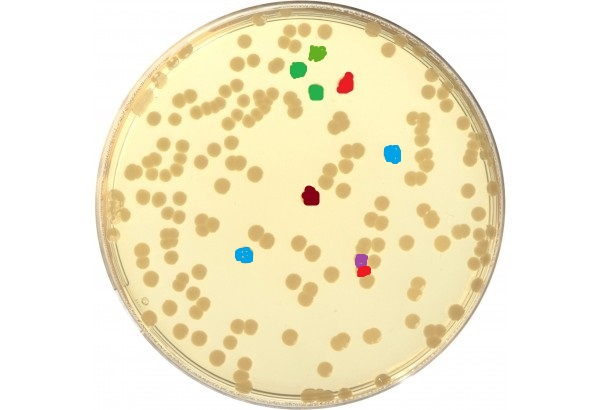
#> input picture GIAO_DIEN/ImgSource/bacteria_test_1.jpg, 600 x 410 px, found by its file name
$ python main_3.py   (older library calls are emulated)
#> lines starting #> are read from the running program, lines starting #| are printed output that depends on the picture; after the words box and inside, x2 and y2 are one past the last pixel; in counts of white or black regions, pixels touching at a corner belong together
#> further down, image0 is the input picture: shape (410, 600, 3); mean B, G, R 208.7, 236.4, 244.4
from enum import unique
from math import floor
import cv2
import numpy as np
from skimage.feature import peak_local_max
from skimage.segmentation import watershed
from scipy import ndimage
from collections import Counter
import matplotlib.pyplot as plt
import sys
from PIL import Image, ImageDraw

from sklearn.cluster import KMeans

np.set_printoptions(threshold = sys.maxsize)


MIN_BACTERIA_SIZE = 20
OFFSET_BETWEEN_CLUSTER = 5 #[H]ue distance
DEFAULT_CLUSTER_NUMBER = 7 #7 basic colors

def estimate_cluster_number_by_offset(kmeans):
    unique_clusters = []

    total_cluster_center_number = len(kmeans.cluster_centers_)
    print ("Kmeans ID: ", kmeans.cluster_centers_)
    checkpoints = [False] * total_cluster_center_number

    for i in range(total_cluster_center_number):

        if checkpoints[i]:
            continue  #true

        checkpoints[i] = True

        current_cluster_center = kmeans.cluster_centers_[i] #vitri
        unique_clusters.append(current_cluster_center)

        for j in range(total_cluster_center_number):
            checking_cluster_center = kmeans.cluster_centers_[j]

            if checkpoints[j]:
                continue

            dist = np.linalg.norm(current_cluster_center - checking_cluster_center)
            if dist <= OFFSET_BETWEEN_CLUSTER:
                checkpoints[j] = True

    return len(unique_clusters)

def KMeansFunction(BacteriaHsvColors):
    global OFFSET_BETWEEN_CLUSTER, DEFAULT_CLUSTER_NUMBER

    kmeans = KMeans(n_clusters=DEFAULT_CLUSTER_NUMBER, random_state=0).fit(BacteriaHsvColors)

    valid_cluster_number = estimate_cluster_number_by_offset(kmeans)
    print("estimate valid cluster number:")
    print(valid_cluster_number)

    kmeans = KMeans(n_clusters=valid_cluster_number, random_state=0).fit(BacteriaHsvColors)

    pred_label = kmeans.predict(BacteriaHsvColors)
    return pred_label

def kmeans_display(X, label):
    K = np.amax(label) + 1

    plt.plot(X[:, 0], X[:, 1], 'b^', markersize=4, alpha=.8)

    plt.axis('equal')
    plt.plot()
    plt.show()

def detectAndTrimDisk(image, padding_size):

#> called with padding_size = 20
    minRadius = 0
    maxRadius = image.shape[1] #image width
#> maxRadius = 600
    minDist = 100

    gray = cv2.cvtColor(image, cv2.COLOR_BGR2GRAY)
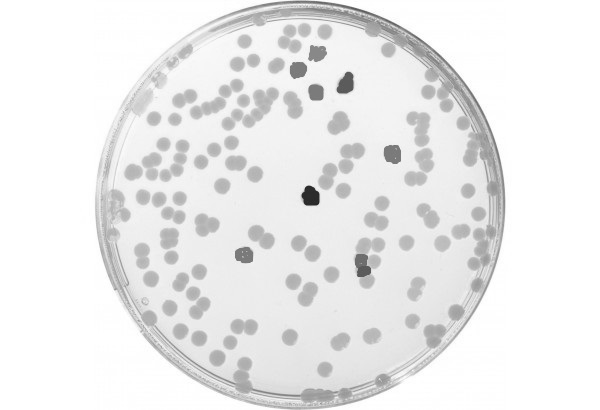
#> gray: shape (410, 600); min 35, max 255, mean 235.6

    circles = cv2.HoughCircles(gray, cv2.HOUGH_GRADIENT, 1, minDist=minDist,minRadius=minRadius, maxRadius=maxRadius)
#> circles = [[300.5, 204.5, 201.7]]

    biggestRadius = 0
    biggestCenter = (0,0)

    if circles is not None:
        circles = np.uint16(np.around(circles))
#> circles = [[300, 204, 202]]
        for i in circles[0,:]:
            if i[2] > biggestRadius:
                biggestRadius = i[2]
                biggestCenter = (i[0], i[1])
#> this loop made 1 pass
#> (i, biggestRadius) on pass 1: ([300, 204, 202], 202)
#> after the loop, biggestRadius = 202

    mask = np.zeros_like(image)

    cv2.circle(mask, biggestCenter, biggestRadius - padding_size, (255, 255,255), -1) #-1 is fill-up circle
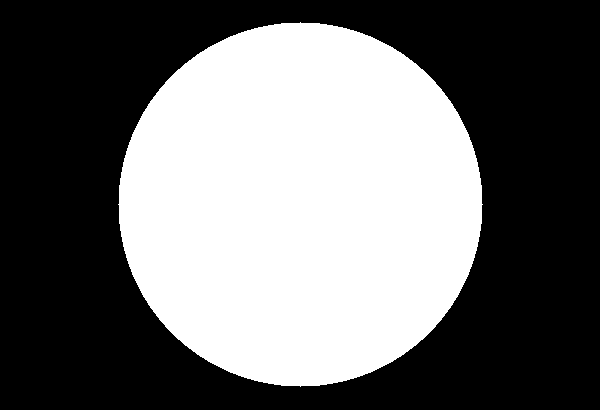
#> mask: shape (410, 600, 3); 42.3% white; 1 white region, box (x1, y1, x2, y2) and area: (118, 22, 483, 387) 104017
    # cv2.imshow('image', image
    roi = cv2.bitwise_and(image, mask)

    roi[roi <= 10] = 255

    return roi

image0 = cv2.imread(r"C:\Users\admin\Desktop\do_an_scan\Image file\bacteria_test_1.jpg")
image = image0.copy()
image1 = image0.copy()
cv2.imshow('Cropped Image1', image)
image = detectAndTrimDisk(image, 20)
cv2.imshow('TrimDisk Image', image)
gray = cv2.cvtColor(image, cv2.COLOR_BGR2GRAY)
Hsv = cv2.cvtColor(image1, cv2.COLOR_BGR2HSV)
#> Hsv: shape (410, 600, 3); mean H, S, V 14.9, 40.6, 245.1
#cv2.imshow('gray', gray)
#cv2.imshow("HSV", Hsv)


thresh = cv2.threshold(gray, 80, 255, cv2.THRESH_BINARY_INV + cv2.THRESH_OTSU)[1]
#> thresh: shape (410, 600); 9.6% white; 93 white regions (6 under 20 px), largest, box (x1, y1, x2, y2) and area: (354, 237, 385, 289) 1038, (222, 87, 279, 131) 973, (190, 79, 244, 120) 723
distance_map = ndimage.distance_transform_edt(thresh)

local_max = peak_local_max(distance_map, indices=False, min_distance=10) #3
#> local_max: shape (410, 600) bool; 0.05% white in thin lines or dots, all inside (x1, y1, x2, y2) = (121, 29, 477, 370)

# Perform connected component analysis then apply Watershed
markers = ndimage.label(local_max, structure=np.ones((3, 3)))[0]
#> markers: shape (410, 600) int32; 113 distinct labels, from 0 to 112
labels = watershed(-distance_map, markers, mask=thresh)
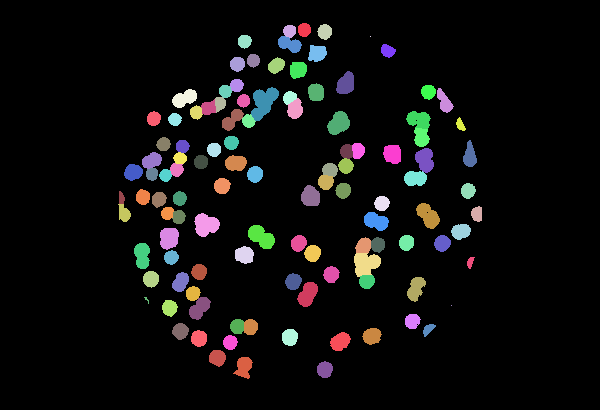
#> labels: shape (410, 600) int32; 113 distinct labels, from 0 to 112; one colour per label, 0 black

countBacteria     = 0
bacteriaColonies  = []
BacteriaHsvColors = []
bacteriaCenters   = []


uniqueLabels = np.unique(labels)
#> uniqueLabels = 113 values from 0 to 112

print(uniqueLabels)
#| [  0   1   2   3   4   5   6   7   8   9  10  11  12  13  14  15  16  17
#|   18  19  20  21  22  23  24  25  26  27  28  29  30  31  32  33  34  35
#|   36  37  38  39  40  41  42  43  44  45  46  47  48  49  50  51  52  53
#|   54  55  56  57  58  59  60  61  62  63  64  65  66  67  68  69  70  71
#|   72  73  74  75  76  77  78  79  80  81  82  83  84  85  86  87  88  89
#|   90  91  92  93  94  95  96  97  98  99 100 101 102 103 104 105 106 107
#|  108 109 110 111 112]

for label in np.unique(labels):
    if label == 0:
        continue

    mask = np.zeros(gray.shape, dtype="uint8")
    mask[labels == label] = 255

    # Find contours and determine contour area
    cnts = cv2.findContours(mask.copy(), cv2.RETR_EXTERNAL, cv2.CHAIN_APPROX_SIMPLE)
    cnts = cnts[0] if len(cnts) == 2 else cnts[1]

    biggestContourInAzone = max(cnts, key=cv2.contourArea)

    #find biggest contour in a zone size
    currentContourSize = cv2.contourArea(biggestContourInAzone)

    if currentContourSize < MIN_BACTERIA_SIZE:
       continue


    #find center of contour using moments
    centerOfContour = cv2.moments(biggestContourInAzone)
    centerX = int(centerOfContour['m10']/centerOfContour['m00'])
    centerY = int(centerOfContour['m01']/centerOfContour['m00'])
    centerOfBacteria = (centerX,centerY)
    bacteriaCenters.append([centerX,centerY])
    #print ("colors", image0[centerY,centerX]) #BGR


    countBacteria += 1

    bacteriaObject = { "id": countBacteria, "size": currentContourSize, "position": centerOfBacteria}
    print("bacteria id: " + str(countBacteria) + " size: " + str(currentContourSize) + "position: " + str(centerOfBacteria) )

    bacteriaColonies.append(bacteriaObject)

    image = cv2.putText(image, str(countBacteria), centerOfBacteria , cv2.FONT_HERSHEY_SIMPLEX, 0.4, (0, 0, 0), 1)
    cv2.drawContours(image, [biggestContourInAzone], -1, (255, 0,0 ), 1)

    InputKmeans = [Hsv[centerY][centerX][0], 0]
    BacteriaHsvColors.append(InputKmeans)
#> this loop made 113 passes
#> (currentContourSize, centerX, centerY, bacteriaObject, InputKmeans) on passes 2, 3, 4, 6, 7, 8, 9, 10, 11: (129.5, 303, 29, {'id': 1, 'size': 129.5, 'position': (303, 29)}, [20, 0]), (115.5, 289, 30, {'id': 2, 'size': 115.5, 'position': (289, 30)}, [19, 0]), (156.5, 324, 31, {'id': 3, 'size': 156.5, 'position': (324, 31)}, [20, 0]), (131.5, 244, 40, {'id': 4, 'size': 131.5, 'position': (244, 40)}, [20, 0]), (237, 289, 43, {'id': 5, 'size': 237, 'position': (289, 43)}, [20, 0]), (127, 387, 50, {'id': 6, 'size': 127, 'position': (387, 50)}, [20, 0]), (220, 316, 52, {'id': 7, 'size': 220, 'position': (316, 52)}, [46, 0]), (122, 252, 60, {'id': 8, 'size': 122, 'position': (252, 60)}, [20, 0]), (156.5, 237, 63, {'id': 9, 'size': 156.5, 'position': (237, 63)}, [20, 0])
#> (biggestContourInAzone, currentContourSize) on pass 5: ([[370, 36]], 0)
#| bacteria id: 1 size: 129.5position: (303, 29)
#| bacteria id: 2 size: 115.5position: (289, 30)
#| bacteria id: 3 size: 156.5position: (324, 31)
#| bacteria id: 4 size: 131.5position: (244, 40)
#| bacteria id: 5 size: 237.0position: (289, 43)
#| bacteria id: 6 size: 127.0position: (387, 50)
#| bacteria id: 7 size: 220.0position: (316, 52)
#| bacteria id: 8 size: 122.0position: (252, 60)
#> (further printed lines are left out)
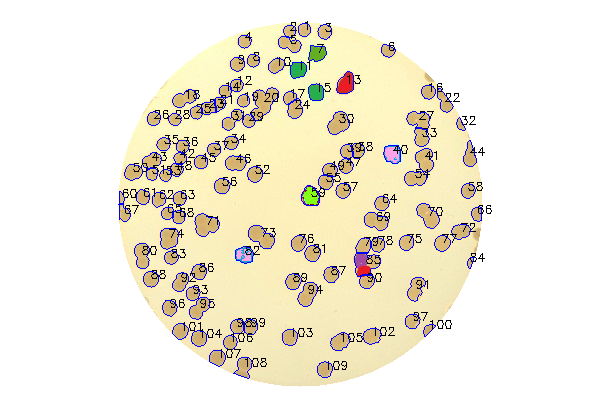
#> image: shape (410, 600, 3); mean B, G, R 220, 235.4, 240.7
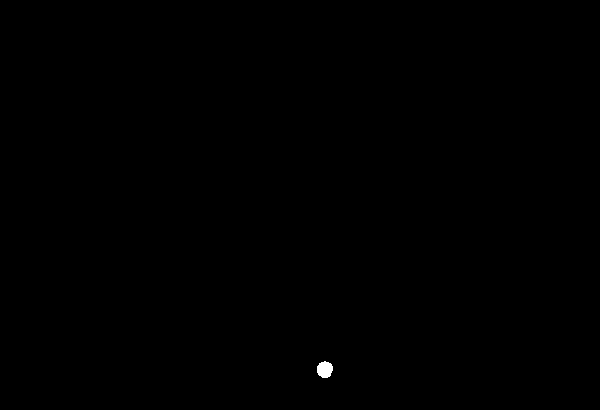
#> mask: shape (410, 600); 0.09% white; 1 white region, box (x1, y1, x2, y2) and area: (317, 361, 333, 378) 212
#> after the loop, BacteriaHsvColors = 109 pairs, first value 18 to 179, second value 0 to 0; bacteriaCenters = 109 pairs, first value 121 to 476, second value 29 to 369; bacteriaColonies = 109 items; countBacteria = 109

pred_label = KMeansFunction(BacteriaHsvColors)
#> in KMeansFunction, `valid_cluster_number = estimate_cluster_number_by_offset(kmeans)`: valid_cluster_number = 6
#| 6
#> in KMeansFunction, `pred_label = kmeans.predict(BacteriaHsvColors)`: pred_label = 109 values, max 5 at index 6, min 0 at index 0, mean 0.193
print ("test", pred_label)
#| test [0 0 0 0 0 0 5 0 0 0 3 0 1 0 3 0 0 0 0 0 0 0 0 0 0 0 0 0 0 0 0 0 0 0 0 0 0
#|  0 0 2 0 0 0 0 0 0 0 0 0 0 0 0 0 0 0 0 0 0 1 0 0 0 0 0 0 0 0 0 0 0 0 0 0 0
#|  0 0 0 0 0 0 0 2 0 0 4 0 0 0 0 0 0 0 0 0 0 0 0 0 0 0 0 0 0 0 0 0 0 0 0]

AmountColors = np.array(pred_label)
#> AmountColors has the same summary as pred_label in KMeansFunction
unique, counts = np.unique(AmountColors, return_counts = True)
#> unique = [0, 1, 2, 3, 4, 5]; counts = [101, 2, 2, 2, 1, 1]
print(dict(zip(unique, counts)))


for c, i in zip(bacteriaCenters, pred_label):
    if(i != 0):
        cv2.putText(image1, str(i), (c[0], c[1]), cv2.FONT_HERSHEY_SIMPLEX, 0.5, (255, 0, 0), 2)
    else:
        cv2.putText(image1, str(i), (c[0], c[1]), cv2.FONT_HERSHEY_SIMPLEX, 0.5, (0, 0, 0), 1)
#> this loop made 109 passes
#> (c, i) on passes 1 to 12: ([303, 29], 0), ([289, 30], 0), ([324, 31], 0), ([244, 40], 0), ([289, 43], 0), ([387, 50], 0), ([316, 52], 5), ([252, 60], 0), ([237, 63], 0), ([275, 65], 0), ([297, 69], 3), ([236, 84], 0)
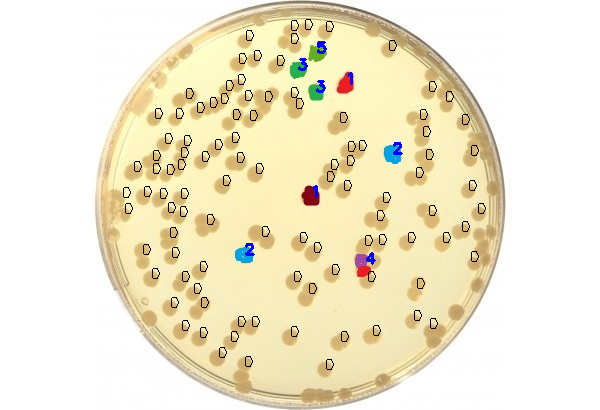
#> image1: shape (410, 600, 3); 1.38% of pixels changed, all inside (x1, y1, x2, y2) = (123, 19, 486, 370)
    # cv2.circle(image, (c[1], c[0]), 3, color=(255, 0, int(int(i)*10 + 100)), thickness=3)
cv2.imshow("dhk", image1)

kmeans_display(np.array(BacteriaHsvColors), pred_label)
#> in kmeans_display, `K = np.amax(label) + 1`: K = 6


print("total " + str(countBacteria) + " bacteria colony")

cv2.imshow('Final', image)
fig, axes = plt.subplots(ncols=3, figsize=(9, 3), sharex=True, sharey=True)
ax = axes.ravel()
ax[0].imshow(-distance_map, cmap=plt.cm.gray)
ax[0].set_title('Distances')
ax[1].imshow(labels)
ax[1].set_title('labels')
plt.show()
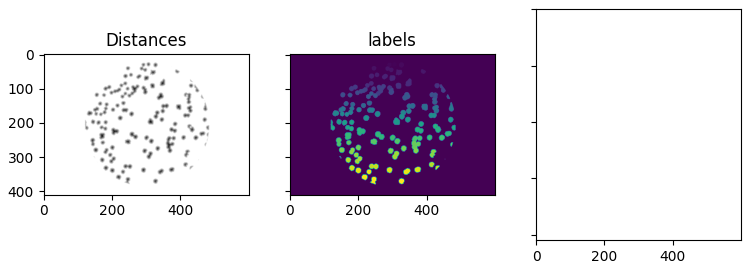
#> figure drawn by matplotlib, 2 panels
cv2.waitKey(0)
cv2.destroyAllWindows()
